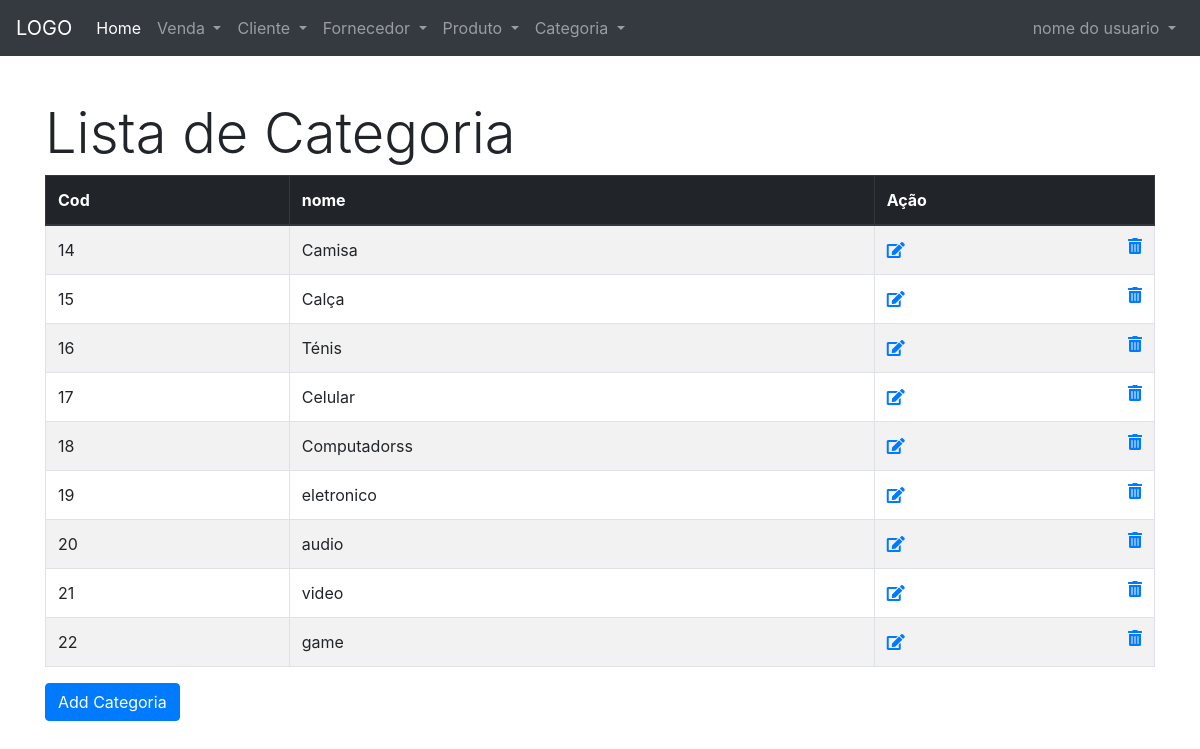
Screenshot of /categoria/lista-categoria.php with the database file from the repository.
### tables this page shows
CREATE TABLE `categoria` (
  `cat_id` int(11) NOT NULL,
  `cat_nome` varchar(100) NOT NULL,
  `cat_criado` date DEFAULT NULL
);

### categoria/lista-categoria.php (the view, shortened to what this page needs)
<?php
require '../conexao/conexao.php';
require '../base/header.php';
$sql = 'SELECT * FROM categoria';
$statement = $conn->prepare($sql);
$statement->execute();
$rows = $statement->fetchAll(PDO::FETCH_OBJ); ?>
<div class="container">
    <h1 class="display-4">Lista de Categoria</h1>
    <table class="table table-striped table-bordered  table-hover">
        <thead class="thead-dark">
        <tr>
            <th scope="col">Cod</th>
            <th scope="col">nome </th>
            <th scope="col">Ação</th>
        </tr>
        </thead>
        <tbody>
            <?php foreach($rows as $row): ?>
                <tr>
                    <td><?= $row->cat_id; ?></td>
                    <td><?= $row->cat_nome; ?></td>
                    <td>
                        <a href="edit-categoria.php?id=<?= $row->cat_id ?>" >  <i class="fas fa-edit "></i></a>
                        <a onclick="return confirm('Deseja remover esse item')" href="delete-categoria.php?id=<?= $row->cat_id ?>" class=''> <i class="fas fa-trash-alt float-right"></i></a>
                    </td>
                </tr>
            <?php endforeach; ?>
        </tbody>
    </table>
    <a href="cad-categoria.php" class="btn btn-primary" >Add Categoria</a>
</div>
<?php require '../base/footer.php'; ?>

### static/css/estilo.css (style rules this page uses)
.container { margin-top: 100px; }

### rows the page displays
categoria: cat_id "14", cat_nome "Camisa"
categoria: cat_id "15", cat_nome "Calça"
categoria: cat_id "16", cat_nome "Ténis"
categoria: cat_id "17", cat_nome "Celular"
categoria: cat_id "18", cat_nome "Computadorss"
categoria: cat_id "19", cat_nome "eletronico"
categoria: cat_id "20", cat_nome "audio"
categoria: cat_id "21", cat_nome "video"
categoria: cat_id "22", cat_nome "game"
